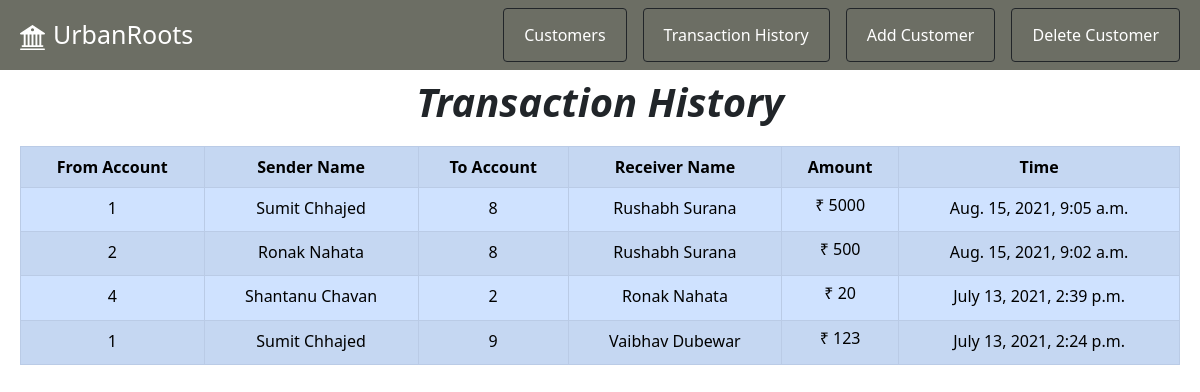
Page /CustomerTrans on the committed database.
### bank_app/models.py (models this page shows)
class History(models.Model):
    sender = models.IntegerField()
    sender_name = models.CharField(max_length=200,null = False, default="None")
    rec = models.IntegerField()
    rec_name = models.CharField(max_length=200,null = False, default = "None")
    amount = models.IntegerField()
    time = models.DateTimeField(auto_now_add=True)

### bank_app/views.py (the view)
# urls.py: path('CustomerTrans',views.transaction)
def transaction(request):
    if request.method == 'GET':
        all_transactions = History.objects.filter().order_by('-time')
        return render(request, 'transaction.html',{'data':all_transactions})

### templates/transaction.html (shortened to what this page needs)
{% extends 'base.html' %}
{% block content %}
<h1 class="my-2" style="text-align: center;"><b><i>Transaction History</i></b></h1>
<div style="margin: 20px; overflow-x: auto;">
    <table class="table table-primary table-bordered table-hover table-striped">
        <tr style="text-align: center;">
            <th>From Account</th>
            <th>Sender Name</th>
            <th>To Account</th>
            <th>Receiver Name</th>
            <th>Amount</th>
            <th>Time</th>
        </tr>
        {% for i in data %}
        <tr style="text-align: center;">
            <td>{{ i.sender }}</td>
            <td>{{ i.sender_name }}</td>
            <td>{{ i.rec }}</td>
            <td>{{ i.rec_name }}</td>
            <td>
                <h6>&#8377 {{i.amount}}</h6>
            </td>
            <td>{{ i.time }}</td>
        </tr>
        {% endfor %}
    </table>
</div>
{% endblock content %}

### rows in the picture
History: sender "1", sender_name "Sumit Chhajed", rec "8", rec_name "Rushabh Surana", amount "5000", time "Aug. 15, 2021, 9:05 a.m."
History: sender "2", sender_name "Ronak Nahata", rec "8", rec_name "Rushabh Surana", amount "500", time "Aug. 15, 2021, 9:02 a.m."
History: sender "4", sender_name "Shantanu Chavan", rec "2", rec_name "Ronak Nahata", amount "20", time "July 13, 2021, 2:39 p.m."
History: sender "1", sender_name "Sumit Chhajed", rec "9", rec_name "Vaibhav Dubewar", amount "123", time "July 13, 2021, 2:24 p.m."
